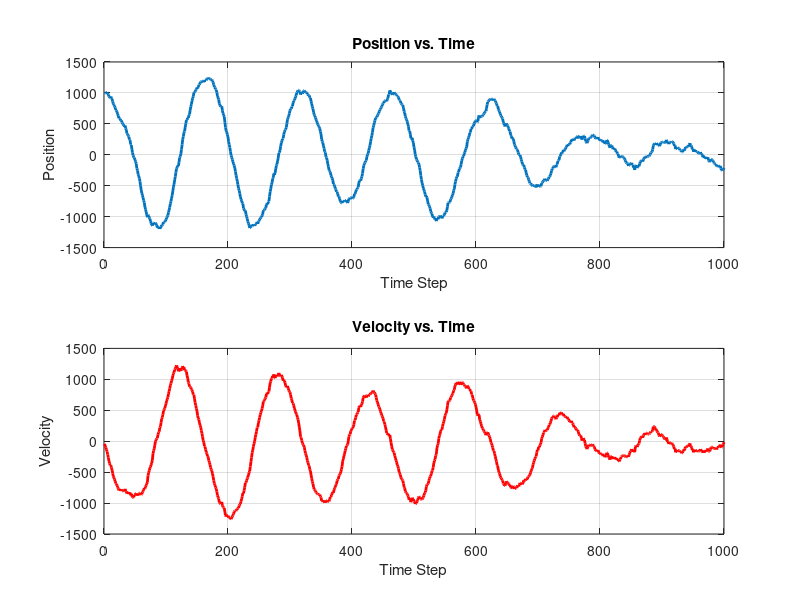

Reproduce this figure in MATLAB.
% real system


% Initial conditions
position = 1000; 
velocity = 3; 


t = 0; 
dt = 0.04; % time-track 
num_steps = 1000; % Define the number of simulation steps
 
% Noises Setup
% process noice
process_noise = 20; 
observeation_noise = 10; 

% Storage for plotting
positions = zeros(num_steps, 1);
velocities = zeros(num_steps, 1);
time = 1:num_steps;


% Create single particle
p = [position, velocity]; 

for j = 1:num_steps



    % feedback control parameters
    k_pos = -1;
    k_vel = -0.1;
    % a = -9*tan(3*t); 
    a = k_pos * p(1) + k_vel * p(2); 


    % noise_a = randn * noise_size;
    % a = a + noise_a; 

    % propogate model
    A = [1, dt; 0, 1];       % A
    B = [dt^2 / 2, dt];             % control input
    % process_noise = std .* randn(2, 1); 

    % Update state
    p = (A * p')' + B * a + randn * process_noise;
    
    % Store values for plotting
    positions(j) = p(1); % x
    velocities(j) = p(2); % v

    t = t + dt; 
end




% Calculate Sensor output: a * p + b * v
a = 0.3;
b = 0.7; 
outputs = positions * a + velocities * b + observeation_noise * randn; 




% Save for output 
save('positions.mat', 'positions'); 
save('velocities.mat', "velocities"); 
save('outputs.mat', 'outputs'); 







% Plot results
figure;

subplot(2,1,1); % First subplot: Position over time
plot(time, positions, '-', 'LineWidth', 2);
xlabel('Time Step');
ylabel('Position');
title('Position vs. Time');
grid on;

subplot(2,1,2); % Second subplot: Velocity over time
plot(time, velocities, '-', 'LineWidth', 2, 'Color', 'r');
xlabel('Time Step');
ylabel('Velocity');
title('Velocity vs. Time');
grid on;